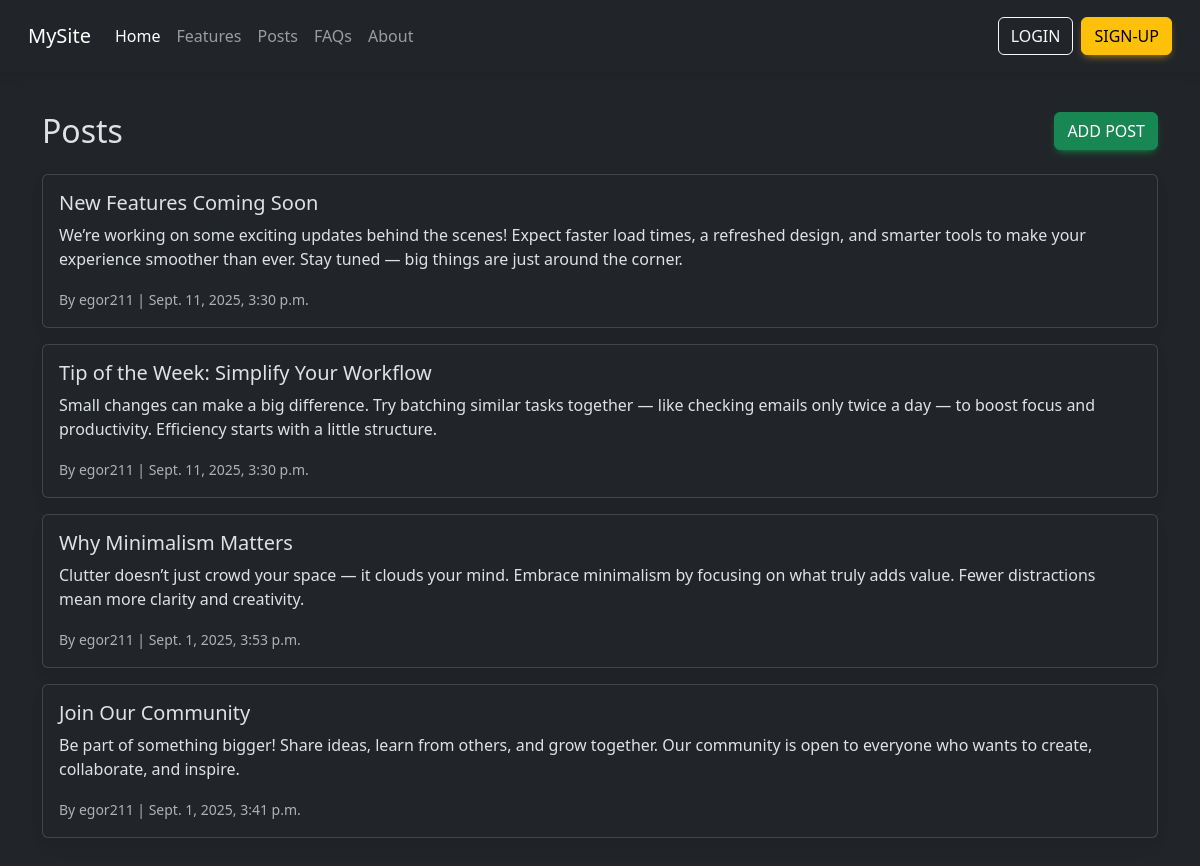
Page /posts on the earlier database version.
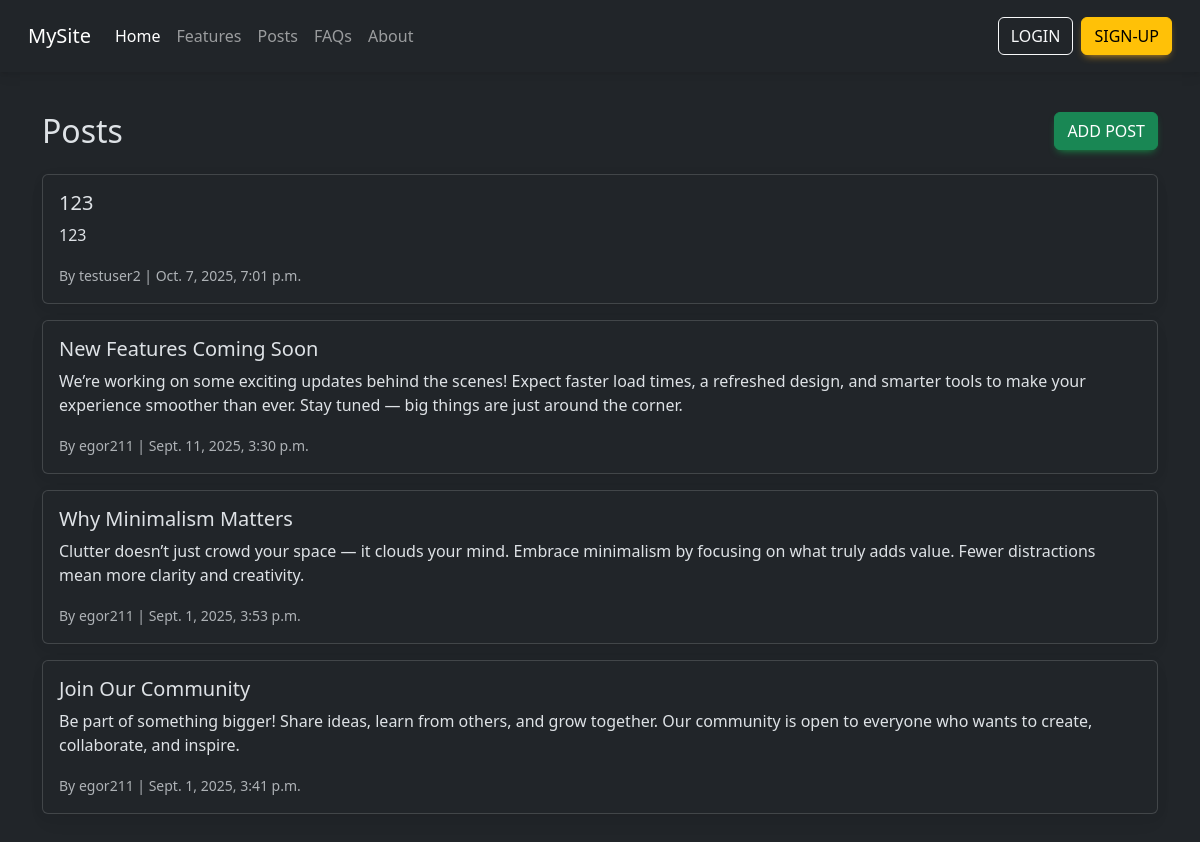
Same page on the later database version.
### blog/models.py (models this page shows, shortened)
class Post(models.Model):
    class Status(models.TextChoices):
        DRAFT = 'DF', 'Draft'
        PUBLISHED = 'PB', 'Published'
    title = models.CharField(max_length=250)
    slug = models.SlugField(max_length=250)
    author = models.ForeignKey(
        settings.AUTH_USER_MODEL,
        on_delete=models.CASCADE,
        related_name='blog_posts'
    )
    body = models.TextField()
    publish = models.DateTimeField(default=timezone.now)
    created = models.DateTimeField(auto_now_add=True)
    updated = models.DateTimeField(auto_now=True)
    department = models.ForeignKey(Department, on_delete=models.SET_NULL, null=True)
    status = models.CharField(
        max_length=2,
        choices=Status,
        default=Status.DRAFT
    )
    class Meta:
        ordering = ['-publish',]
        indexes = [
            models.Index(fields=['-publish']),
        ]

### blog/views.py (the view)
# urls.py: path('posts', views.posts, name='posts'),
def posts(request):
    posts = Post.objects.all()
    return render(request, "blog/posts.html", {"posts": posts})

### templates/blog/posts.html (shortened to what this page needs)
{% extends "blog/base.html" %} {% block content %}
<div class="container mt-4">
  <div class="d-flex justify-content-between align-items-center mb-4">
    <h2 class="mb-0">Posts</h2>
    <a href="{% url 'add_post' %}" class="btn btn-success">Add post</a>
  </div>
  {% for post in posts %}
  <div class="card mb-3">
    <div class="card-body">
      <h5 class="card-title">{{ post.title }}</h5>
      <p class="card-text">{{ post.body }}</p>
      <small class="text-muted"
        >By {{ post.author }} | {{ post.created }}</small
      >
    </div>
  </div>
  {% empty %}
  <p>No posts found.</p>
  {% endfor %}
</div>
{%endblock %}

Differences in the rows shown:
removed Post: title "Tip of the Week: Simplify Your Workflow", body "Small changes can make a big difference. Try batching similar tasks together — like checking emails only twice a day — to boost focus and productivity. Efficiency starts with a little structure.", author "egor211", created "Sept. 11, 2025, 3:30 p.m."
added Post: title "123", body "123", author "testuser2", created "Oct. 7, 2025, 7:01 p.m."
